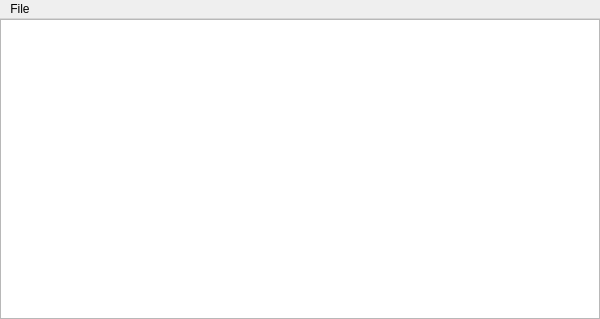
<?xml version="1.0" encoding="UTF-8"?>
<ui version="4.0">
 <class>MainWindow</class>
 <widget class="QMainWindow" name="MainWindow">
  <property name="geometry">
   <rect>
    <x>0</x>
    <y>0</y>
    <width>400</width>
    <height>300</height>
   </rect>
  </property>
  <property name="windowTitle">
   <string>BenPad</string>
  </property>
  <widget class="QWidget" name="centralWidget">
   <property name="enabled">
    <bool>true</bool>
   </property>
   <property name="sizePolicy">
    <sizepolicy hsizetype="Expanding" vsizetype="Expanding">
     <horstretch>0</horstretch>
     <verstretch>0</verstretch>
    </sizepolicy>
   </property>
   <property name="minimumSize">
    <size>
     <width>600</width>
     <height>300</height>
    </size>
   </property>
   <layout class="QGridLayout" name="gridLayout">
    <property name="margin">
     <number>0</number>
    </property>
    <property name="spacing">
     <number>0</number>
    </property>
    <item row="0" column="0">
     <widget class="QTextEdit" name="textEdit">
      <property name="sizePolicy">
       <sizepolicy hsizetype="Expanding" vsizetype="Expanding">
        <horstretch>0</horstretch>
        <verstretch>0</verstretch>
       </sizepolicy>
      </property>
      <property name="minimumSize">
       <size>
        <width>401</width>
        <height>281</height>
       </size>
      </property>
     </widget>
    </item>
   </layout>
  </widget>
  <widget class="QMenuBar" name="menuBar">
   <property name="geometry">
    <rect>
     <x>0</x>
     <y>0</y>
     <width>400</width>
     <height>23</height>
    </rect>
   </property>
   <widget class="QMenu" name="menuFile">
    <property name="title">
     <string>File</string>
    </property>
    <addaction name="actionNew_File"/>
    <addaction name="actionOpen"/>
    <addaction name="actionSave"/>
   </widget>
   <addaction name="menuFile"/>
  </widget>
  <action name="actionOpen">
   <property name="text">
    <string>Open</string>
   </property>
  </action>
  <action name="actionSave">
   <property name="text">
    <string>Save</string>
   </property>
  </action>
  <action name="actionNew_File">
   <property name="text">
    <string>New File</string>
   </property>
  </action>
 </widget>
 <layoutdefault spacing="6" margin="11"/>
 <resources/>
 <connections/>
</ui>
